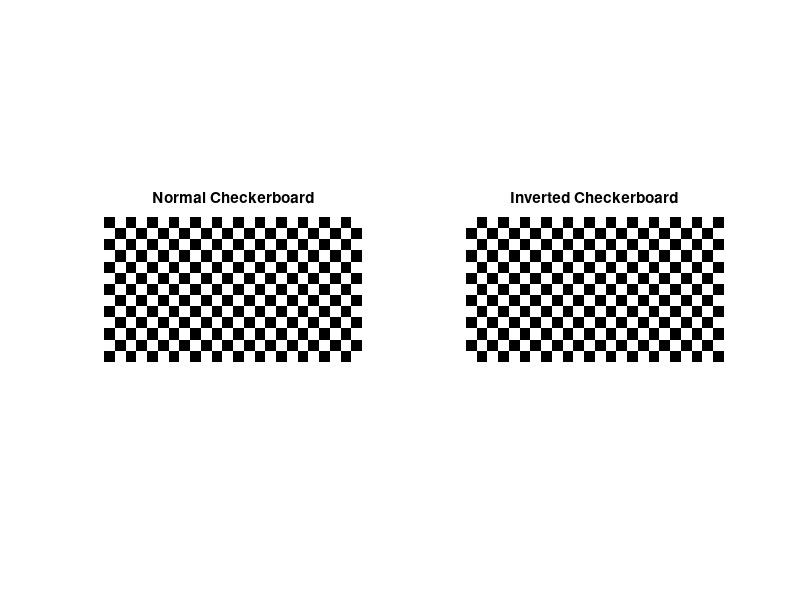

Reproduce this figure in MATLAB.
% Target image resolution (16:9)
img_width = 1920;
img_height = 1080;

% Desired number of checks (change to match spatial frequency)
n_checks_x = 24;
n_checks_y = 13;

% Integer check size (ensures clean tiling)
checker_size_x = floor(img_width / n_checks_x);
checker_size_y = floor(img_height / n_checks_y);

% Recalculate image size that will be created
final_width = checker_size_x * n_checks_x;
final_height = checker_size_y * n_checks_y;

% Generate base checkerboard pattern
[X, Y] = meshgrid(1:n_checks_x, 1:n_checks_y);
pattern = mod(X + Y, 2);

% Upsample to pixel resolution
checkerboard_normal = kron(pattern, ones(checker_size_y, checker_size_x));

% Pad to target size if needed
padded_checkerboard = zeros(img_height, img_width);
padded_checkerboard(1:final_height, 1:final_width) = checkerboard_normal(1:final_height, 1:final_width);

% Create inverted version
checkerboard_inverted = 1 - padded_checkerboard;

% Save images
imwrite(padded_checkerboard, 'checkerboard_normal.png');
imwrite(checkerboard_inverted, 'checkerboard_inverted.png');

% Display
figure;
subplot(1,2,1);
imshow(padded_checkerboard, []);
title('Normal Checkerboard');

subplot(1,2,2);
imshow(checkerboard_inverted, []);
title('Inverted Checkerboard');
